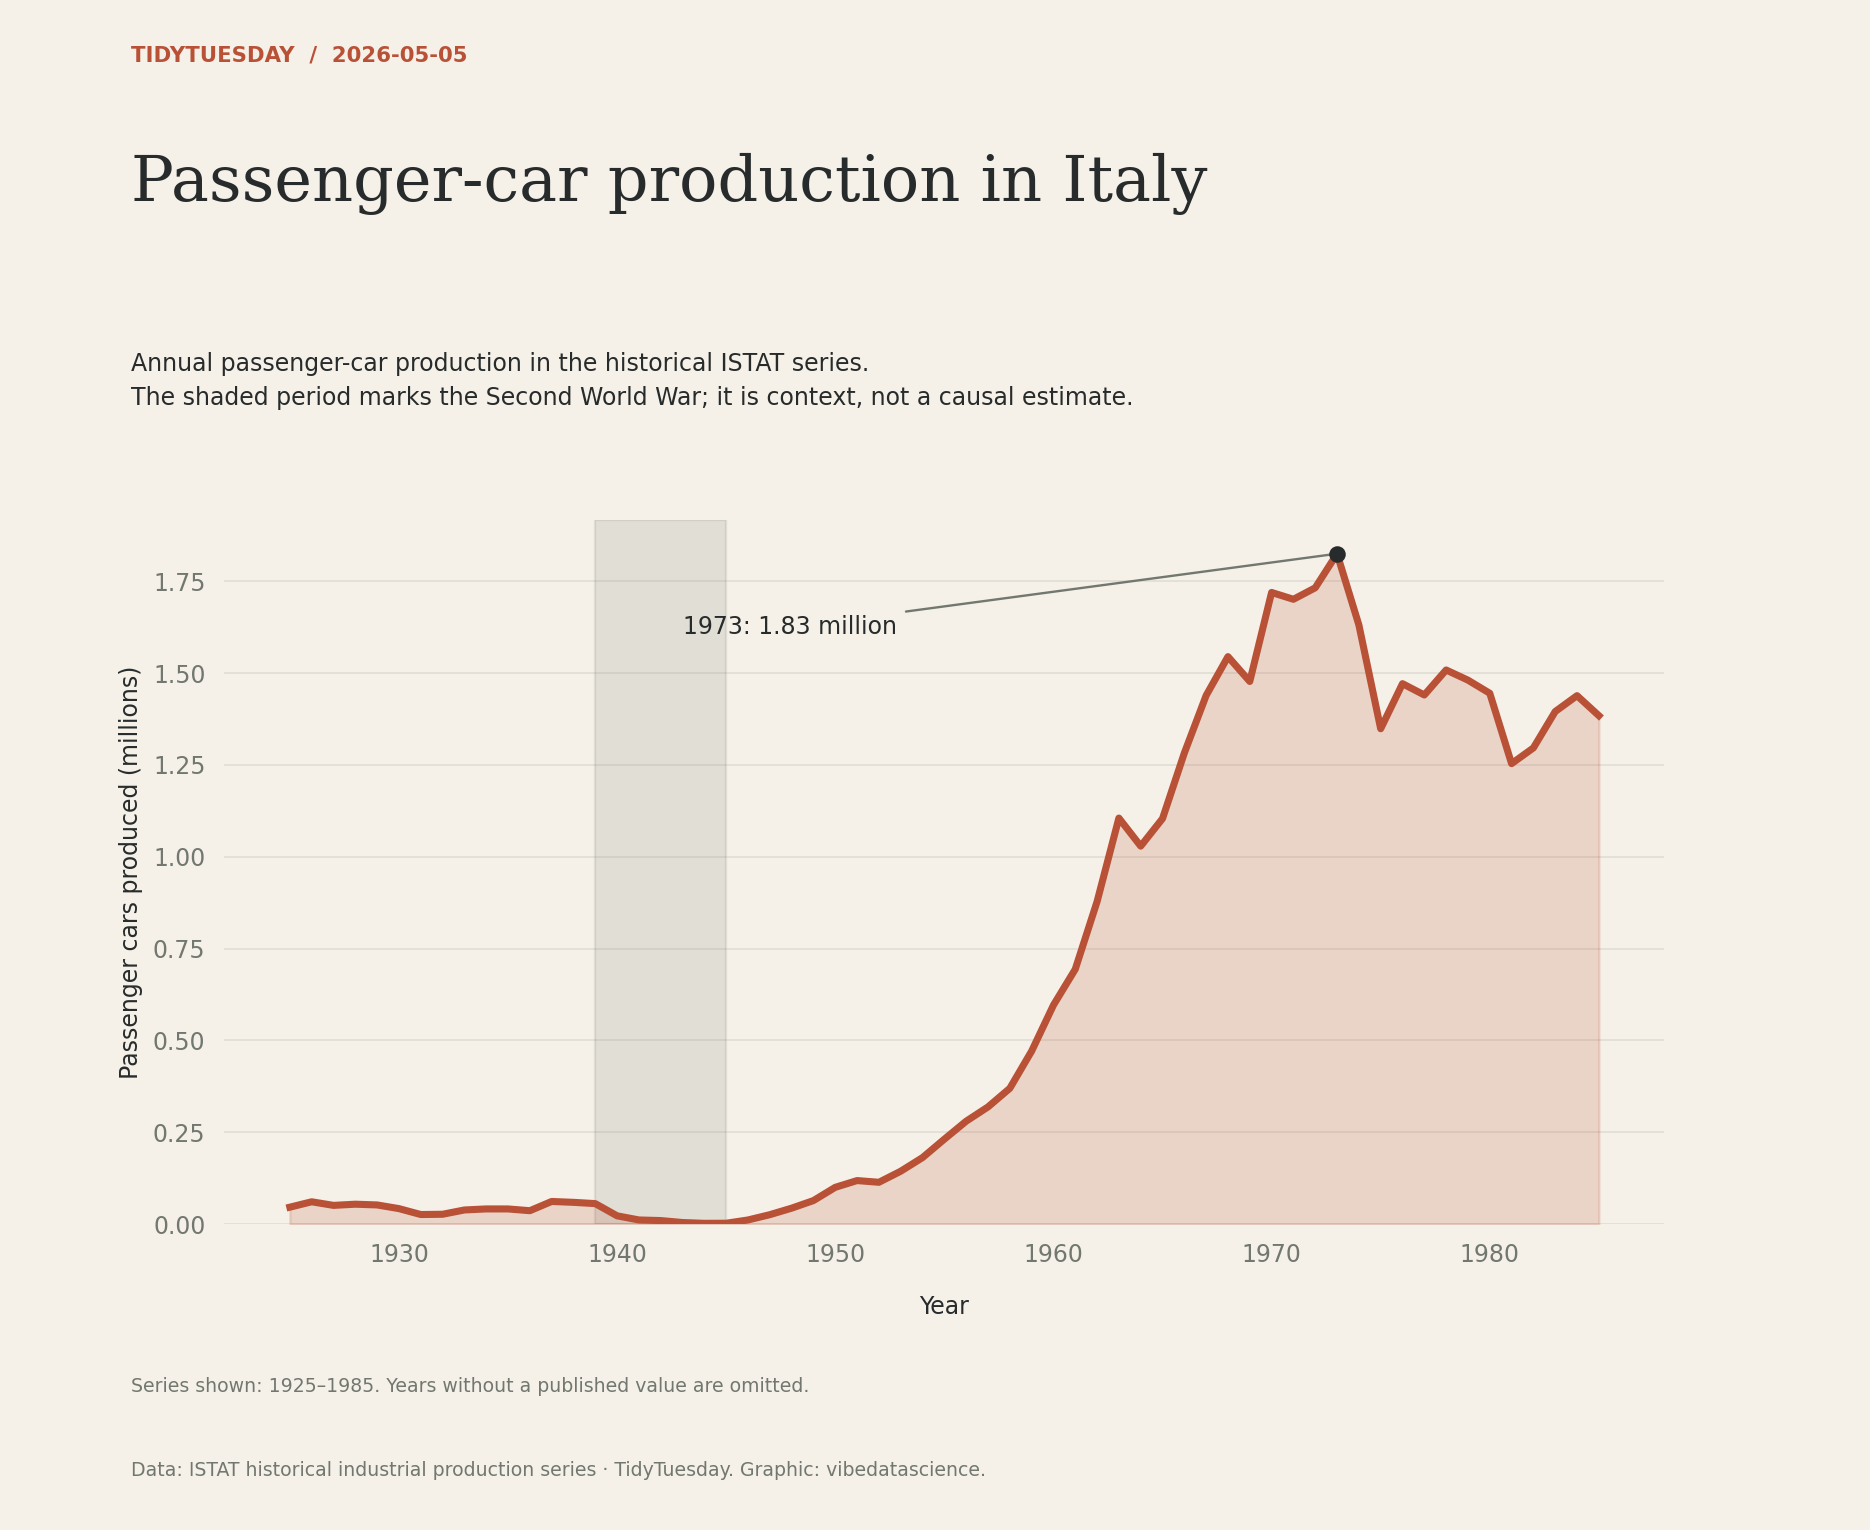

This chart was generated by the following Python code:
"""TidyTuesday 2026-05-05: Passenger-car production in Italy. Reproduce the chart from the bundled source data."""
from pathlib import Path
import textwrap
import re
from collections import Counter
import numpy as np
import pandas as pd
import matplotlib
matplotlib.use('Agg')
import matplotlib.pyplot as plt
import matplotlib.dates as mdates
from matplotlib.ticker import FuncFormatter, MaxNLocator
from matplotlib.colors import LinearSegmentedColormap, Normalize
from matplotlib.patches import Patch

HERE = Path(__file__).resolve().parent
PAPER, INK, MUTED, ACCENT, SECOND = ('#f5f1e8', '#272b2b', '#72786f', '#b95137', '#287773')
plt.rcParams.update({'font.family':'DejaVu Sans', 'font.size':10, 'text.color':INK,
 'axes.labelcolor':INK, 'xtick.color':MUTED, 'ytick.color':MUTED,
 'axes.edgecolor':MUTED, 'savefig.facecolor':PAPER})

def read(name):
    data = pd.read_csv(HERE / 'data' / (name + '.csv.gz'), low_memory=False)
    assert len(data), 'Empty source data'
    return data

def figure(subtitle, height=9):
    fig = plt.figure(figsize=(11,height), facecolor=PAPER)
    fig.text(.07,.96,'TIDYTUESDAY  /  2026-05-05',fontsize=9,color=ACCENT,weight='bold')
    fig.text(.07,.90,textwrap.fill('Passenger-car production in Italy',48),fontsize=27,fontfamily='DejaVu Serif',va='top',linespacing=1.14)
    fig.text(.07,.77,subtitle,fontsize=10,va='top',linespacing=1.55)
    fig.text(.07,.035,textwrap.fill('Data: ISTAT historical industrial production series · TidyTuesday. Graphic: vibedatascience.',110),fontsize=8,color=MUTED,linespacing=1.5)
    return fig

def axis(fig, rect=(.24,.18,.69,.49), grid='x'):
    ax=fig.add_axes(rect,facecolor=PAPER)
    for spine in ax.spines.values():spine.set_visible(False)
    ax.tick_params(length=0,pad=8)
    if grid:ax.grid(axis=grid,color=MUTED,alpha=.16,linewidth=.7)
    ax.set_axisbelow(True)
    return ax

def save(fig):
    fig.savefig(HERE / '20260505.png',dpi=170)
    plt.close(fig)
    print('2026-05-05: saved 20260505.png')

df=read('transport');d=df[['Year','Passenger_cars']].dropna().sort_values('Year');assert d.Passenger_cars.ge(0).all()
fig=figure('Annual passenger-car production in the historical ISTAT series.\nThe shaded period marks the Second World War; it is context, not a causal estimate.',9)
ax=axis(fig,(.12,.20,.77,.46),grid='y');ax.axvspan(1939,1945,color=MUTED,alpha=.15)
ax.fill_between(d.Year,d.Passenger_cars/1e6,color=ACCENT,alpha=.18);ax.plot(d.Year,d.Passenger_cars/1e6,color=ACCENT,lw=3)
peak=d.loc[d.Passenger_cars.idxmax()];ax.scatter(peak.Year,peak.Passenger_cars/1e6,color=INK,zorder=4)
ax.annotate(f'{int(peak.Year)}: {peak.Passenger_cars/1e6:.2f} million',xy=(peak.Year,peak.Passenger_cars/1e6),xytext=(peak.Year-30,peak.Passenger_cars/1e6*.88),arrowprops={'arrowstyle':'-','color':MUTED},fontsize=10)
ax.set_ylim(bottom=0);ax.set_ylabel('Passenger cars produced (millions)');ax.set_xlabel('Year',labelpad=12)
fig.text(.07,.09,f'Series shown: {int(d.Year.min())}–{int(d.Year.max())}. Years without a published value are omitted.',fontsize=8,color=MUTED)
save(fig)
